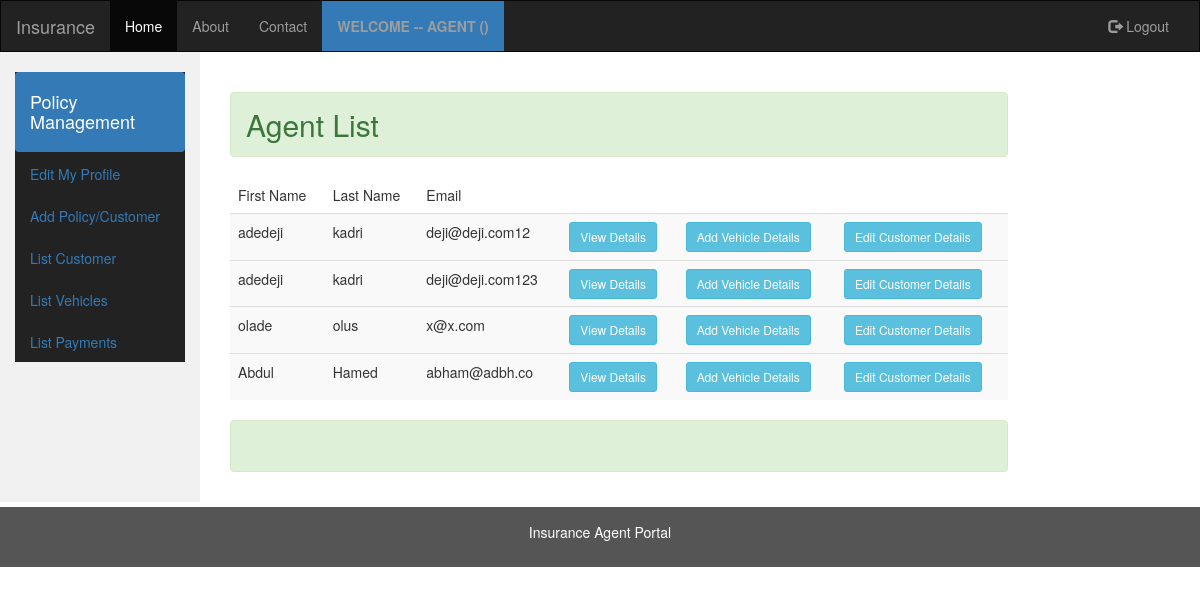
/agentslist (signed in), run on an earlier commit of the app's database.
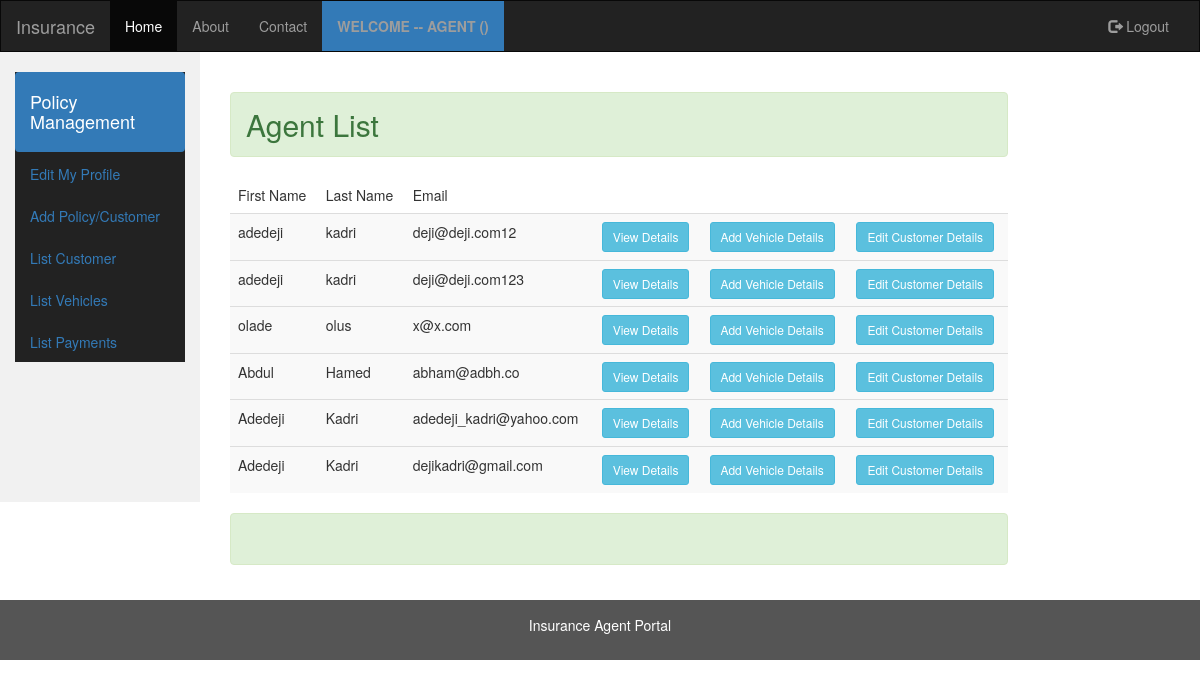
And on a later commit of the database.
### agents/models.py (models this page shows, shortened)
class Agent(models.Model):
    first_name = models.CharField(max_length=120)
    last_name = models.CharField(max_length=100)
    agent_number = models.CharField(max_length=25)
    email = models.EmailField(max_length=100, unique=True)
    password = models.CharField(max_length=700)
    phone_number = models.CharField(max_length=30)
    active_status = models.PositiveSmallIntegerField(default=1)
    created_date = models.DateTimeField(auto_now_add=True)
    updated_date = models.DateTimeField(auto_now=True)

### agents/views.py (the view)
# urls.py: url(r'^agentslist', AgentListView.as_view(), name='agentslist'),
class AgentListView(AgentIsLoggedInMixin,  ListView):
    model = Agent
    context_object_name = 'agents'
    template_name = 'agents/agent_list.html'

### apputils/mixins.py (called while the page is built)
        def dispatch(self, request, *args, **kwargs):
            if not request.session.get('agent_id', None):
                print("yyyyyyyyyyy")
                return redirect('agentslogin')
            return super(AgentIsLoggedInMixin, self).dispatch(request, *args, **kwargs)

### templates/agents/agent_list.html (shortened to what this page needs)
{% extends '../common/base2.html'%}
{% block content %}
        <div class="col-md-10 form-group form-group-lg ">
            <h2 class="alert alert-success " >Agent List</h2>
                                 <table class=" table-hover table table-striped  "  >
                    <thead>
                        <tr>
                            <td>First Name</td>
                            <td>Last Name</td>
                            <td>Email</td>
                            <td></td>
                            <td></td>
                        </tr>
                    </thead>
                    {% for agent in agents %}
                       <tr>
                           <td>{{ agent.first_name }} </td>
                           <td>{{ agent.last_name }}</td>
                           <td>{{ agent.email }}</td>
                           <td><a href="xxx?id={{3}}" class="btn btn-sm btn-info" role="button">View Details</a></td>
                           <td><a href="#" class="btn btn-sm btn-info" role="button">Add Vehicle Details</a></td>
                           <td><a href="#" class="btn btn-sm btn-info" role="button">Edit Customer Details</a></td>
                    {% endfor %}
                </table>
                    <div class="alert alert-success" role="alert" id="success_message">  &nbsp</div>
        </div>
{% endblock %}

What changed in the data, as far as the page shows it:
added Agent: first_name "Adedeji", last_name "Kadri", email "adedeji_kadri@yahoo.com"
added Agent: first_name "Adedeji", last_name "Kadri", email "dejikadri@gmail.com"
